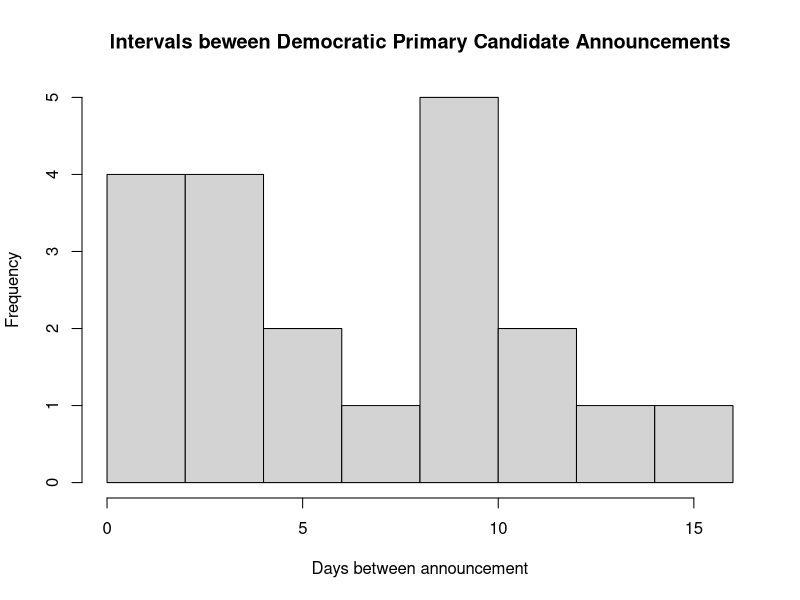
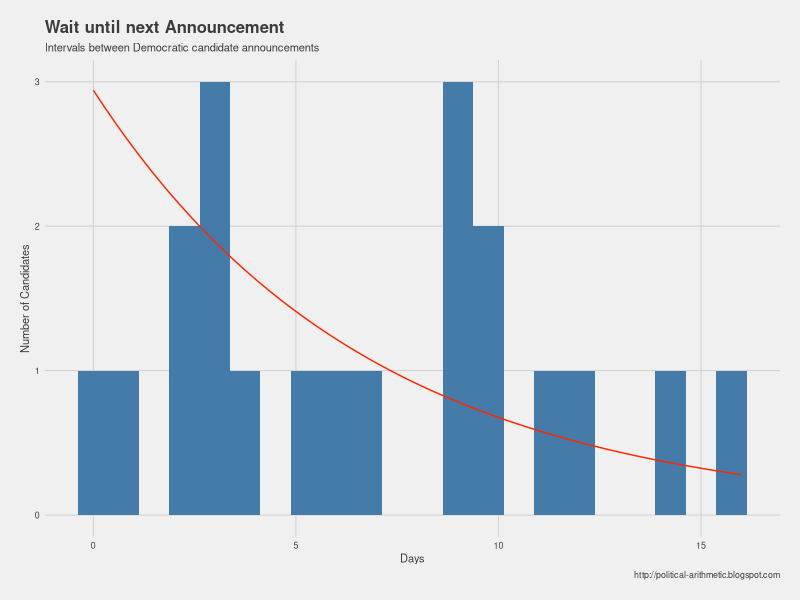
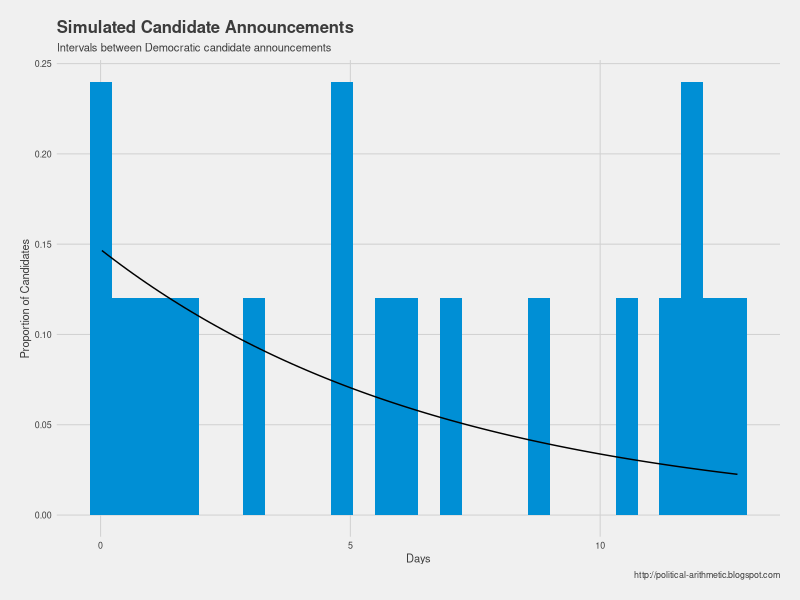
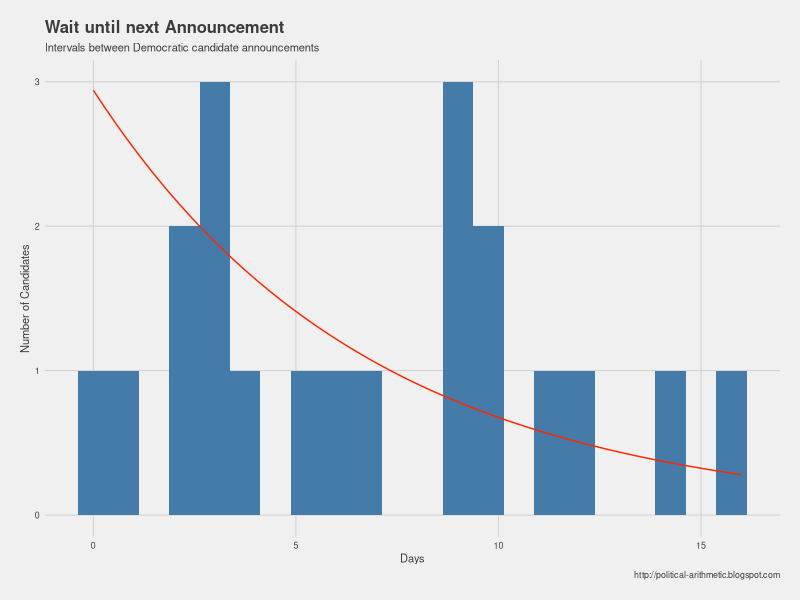

R code for these plots, in order:
## ---- chunk 1
library(dplyr)
library(ggplot2)
library(ggthemes)
library(scales) # for muted()
library(rmarkdown)
knitr::opts_chunk$set(echo = TRUE)
## ---- chunk 2
announcements <- data.frame(
  candidate = c("Elizabeth Warren","Tulsi Gabbard","Julian Castro","Kirsten Gillibrand","Kamala Harris","Pete Buttigieg","Cory Booker","Amy Klobuchar","Bernie Sanders","Jay Inslee","John Hickenlooper","Beto O'Rourke","Mike Gravel","Tim Ryan","Eric Swalwell","Seth Moulton","Joe Biden","Michael Bennet","Seth Bullock","Bill de Blasio"),
  announced = as.Date(c('2018-12-31','2019-01-11','2019-01-12','2019-01-15','2019-01-21','2019-01-23','2019-02-01','2019-02-10','2019-02-19','2019-03-01','2019-03-04','2019-03-14','2019-03-19','2019-04-04','2019-04-08','2019-04-22','2019-04-25','2019-05-02','2019-05-14','2019-05-16'))
)
## ---- chunk 3
intervals <- announcements %>%
    arrange(announced) %>%
    mutate(diff = as.integer(announced - lag(announced, default = first(announced))))
## ---- chunk 4
hist(as.integer(intervals$diff),xlab="Days between announcement",main="Intervals beween Democratic Primary Candidate Announcements")
## ---- chunk 5
# "#77AB43"
diffs <- intervals$diff[2:length(intervals$diff)]
start_dt <- min(intervals$announced)
end_dt <- max(intervals$announced)
shape <- nrow(intervals)/(1.0*as.integer(end_dt - start_dt))
x <- seq(0, max(intervals$diff), length.out=100)
df <- with(intervals, data.frame(x = x, y = length(intervals$diff)*dexp(x, rate=shape)))
p <- ggplot(intervals) + geom_histogram(aes(x = diff), # bins=max(intervals$diff), 
                                   fill=muted("#008FD5", l=50, c=50), binwidth=0.75) +
  geom_line(data = df, aes(x = x, y = y), color = "#FF2700") +
  labs(caption="http://political-arithmetic.blogspot.com",
       title= "Wait until next Announcement",
       subtitle = "Intervals between Democratic candidate announcements") +
  scale_color_fivethirtyeight() +
  theme_fivethirtyeight(base_size = 8) +
  theme(axis.title = element_text()) + ylab("Number of Candidates") + xlab("Days")
p
## ---- chunk 6
setwd("D:/src/pa/_posts/")
ggsave("../img/2019-05-primary.png", plot=p)
## ---- chunk 7
idx <- 1;
diff <- c();
for (x in as.integer(intervals$diff)) {
  if (x %in% diff) {
    diff[idx] <- x + (idx/10000.0);
  } else {
    diff[idx] <- x;
  }
  idx <- idx + 1;
}
for (x in as.integer(intervals$diff)) {
  if (x %in% diff) {
    tmp = 4;
    y = x + idx/(10000.0*tmp);
    while (y %in% diff) {
      tmp <- tmp + 1;
      y <- x + idx/(10000.0*tmp);
    }
    diff[idx] <- y;
  } else {
    diff[idx] <- x;
  }
  idx <- idx + 1;
}
for (x in as.integer(intervals$diff)) {
  if (x %in% diff) {
    tmp = 4;
    y = x + idx/(10000000.0*tmp);
    while (y %in% diff) {
      tmp <- tmp + 1;
      y <- x + idx/(10000000.0*tmp);
    }
    diff[idx] <- y;
  } else {
    diff[idx] <- x;
  }
  idx <- idx + 1;
}
ks.test(diff,"pexp",shape, exact=TRUE)
## ---- chunk 8
idx <- 1;
diff <- c();
for (x in as.integer(intervals$diff[2:length(intervals$diff)])) {
  if (x %in% diff) {
    y <- x;
    while (y %in% diff) {
      y <- y + (1e-13)*idx;
    }
    diff[idx] <- y;
  } else {
    diff[idx] <- x;
  }
  idx <- idx + 1;
}
## ---- chunk 9
ks.test(diff,"pexp",shape, exact=TRUE)
## ---- chunk 10
# "#77AB43"
simulate_candidates <- function(t, rate) {
    
    path <- matrix(0, nrow = 1, ncol = 2)
    
    jumps_number <- rpois(1, lambda = rate * t)
    jumps_time <- runif(n = jumps_number, min = 0, max = t) %>% sort()
    
    for(j in seq_along(jumps_time)) {
        jump <- matrix(c(jumps_time[j], path[nrow(path), 2],
                         jumps_time[j], path[nrow(path), 2]  + 1),
                       nrow = 2, ncol = 2, byrow = TRUE)
        path <- rbind(path, jump)
    }
    
    path <- rbind(path,
                  c(t, path[nrow(path), 2]))
    
    list(path, jumps_time)
    
}
path2 <- simulate_candidates(as.integer(end_dt - start_dt), shape)
## ---- chunk 11
data.frame(it = diff(path2[[2]])) %>%
    ggplot() +
    geom_histogram(aes(it, y = ..density..), fill="#008FD5") +
    stat_function(fun = dexp, args=list(rate=shape)) +
    labs(caption="http://political-arithmetic.blogspot.com",
       title= "Simulated Candidate Announcements",
       subtitle = "Intervals between Democratic candidate announcements") +
    scale_color_fivethirtyeight() +
    theme_fivethirtyeight(base_size = 8) +
    theme(axis.title = element_text()) + ylab("Proportion of Candidates") + xlab("Days")
